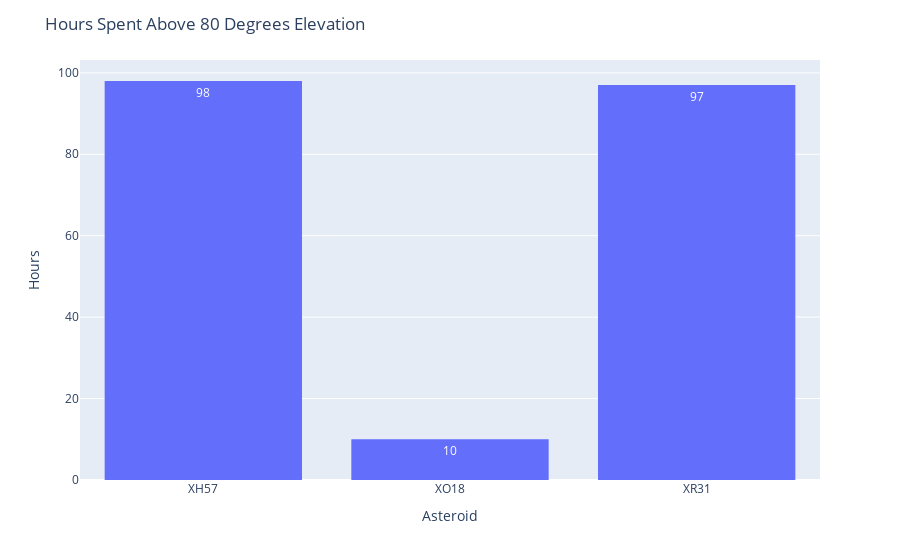

Write notebook code for a chart like this one.
### Code cell
hours_aggregated_80 = combined_df_80.groupby('Asteroid')['time'].size().groupby(level='Asteroid').sum().reset_index(drop=False)
fig = px.histogram(hours_aggregated_80, x = 'Asteroid', y = 'time', text_auto=True)
fig.update_layout(
    title=dict(
        text="Hours Spent Above 80 Degrees Elevation"
    ),
    xaxis=dict(
        title=dict(
            text="Asteroid"
        )
    ),
    yaxis=dict(
        title=dict(
            text="Hours"
        )
    ))
fig.show()

### Figure 1 — Plotly figure (JSON) as saved in the notebook; plotly's stock layout.template omitted (floating-point values rounded to 4 significant figures)
{"data": [{"alignmentgroup": "True", "bingroup": "x", "histfunc": "sum", "hovertemplate": "Asteroid=%{x}<br>sum of time=%{y}<extra></extra>", "legendgroup": "", "marker": {"color": "#636efa", "pattern": {"shape": ""}}, "name": "", "offsetgroup": "", "orientation": "v", "showlegend": false, "texttemplate": "%{value}", "type": "histogram", "x": ["XH57", "XO18", "XR31"], "xaxis": "x", "y": [98, 10, 97], "yaxis": "y"}], "layout": {"autosize": true, "barmode": "relative", "legend": {"tracegroupgap": 0}, "margin": {"t": 60}, "title": {"text": "Hours Spent Above 80 Degrees Elevation"}, "xaxis": {"anchor": "y", "autorange": true, "domain": [0, 1], "range": [-0.5, 2.5], "title": {"text": "Asteroid"}, "type": "category"}, "yaxis": {"anchor": "x", "autorange": true, "domain": [0, 1], "range": [0, 103.2], "title": {"text": "Hours"}, "type": "linear"}}}
